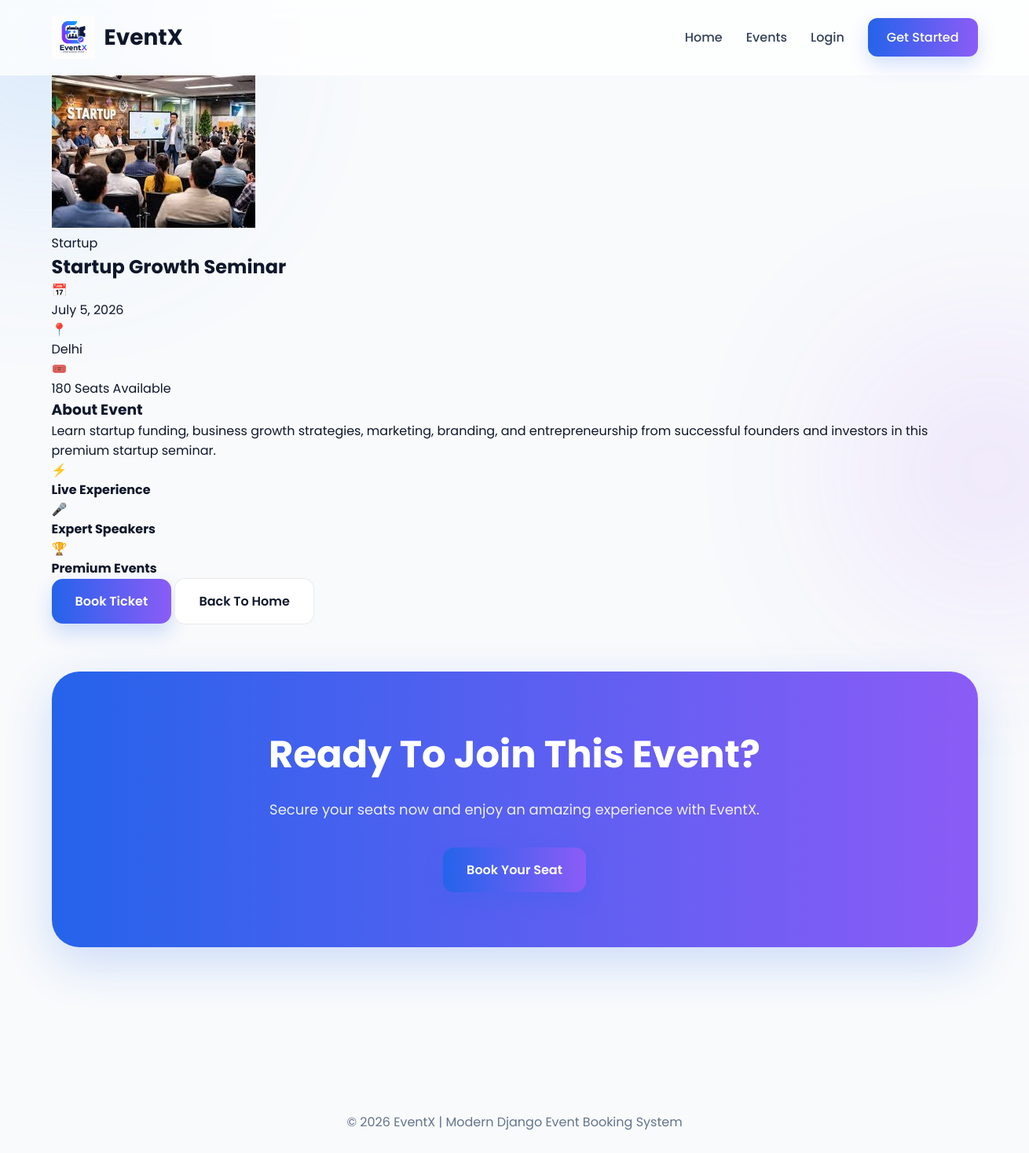
The app's page /event/3/ with its own data.
### app/models.py (models this page shows, shortened)
class Event(models.Model):
    title = models.CharField(max_length=200)
    description = models.TextField()
    image = models.ImageField(upload_to='events/')
    date = models.DateField()
    location = models.CharField(max_length=200)
    category = models.CharField(max_length=100)
    total_seats = models.IntegerField(default=100)
    created_at = models.DateTimeField(auto_now_add=True)

### app/views.py (the view)
def event_detail(request, id):
    event = get_object_or_404(Event, id=id)
    context = {
        'event': event
    }
    return render(request, 'event_detail.html', context)

### templates/event_detail.html (shortened to what this page needs)
{% extends 'base.html' %}
{% block content %}
<div class="blur2"></div>
<section class="detail-section container">
    <div class="detail-card">
        <div class="detail-image">
            {% if event.image %}
            <img src="{{ event.image.url }}"
                alt="{{ event.title }}">
            {% else %}
            <img src="https://images.unsplash.com/photo-1511578314322-379afb476865?q=80&w=1200&auto=format&fit=crop"
                alt="event-image">
            {% endif %}
        </div>
        <div class="detail-content">
            <span class="detail-category">
                {{ event.category }}
            </span>
            <h1>
                {{ event.title }}
            </h1>
            <div class="detail-info">
                <div class="info-item">
                    <span>
                        📅
                    </span>
                    <p>
                        {{ event.date }}
                    </p>
                </div>
                <div class="info-item">
                    <span>
                        📍
                    </span>
                    <p>
                        {{ event.location }}
                    </p>
                </div>
                <div class="info-item">
                    <span>
                        🎟️
                    </span>
                    <p>
                        {{ event.total_seats }} Seats Available
                    </p>
                </div>
            </div>
            <div class="detail-description">
                <h3>
                    About Event
                </h3>
                <p>
                    {{ event.description }}
                </p>
            </div>
            <div class="event-features">
                <div class="feature-box">
                    <span>
                        ⚡
                    </span>
                    <h4>
                        Live Experience
                    </h4>
                </div>
                <div class="feature-box">
                    <span>
                        🎤
                    </span>
                    <h4>
                        Expert Speakers
                    </h4>
                </div>
                <div class="feature-box">
                    <span>
                        🏆
                    </span>
                    <h4>
                        Premium Events
                    </h4>
                </div>
            </div>
            <div class="detail-buttons">
                <a href="{% url 'booking_page' event.id %}"
                    class="btn-primary">
                    Book Ticket
                </a>
                <a href="/"
                    class="btn-secondary">
                    Back To Home
                </a>
            </div>
        </div>
    </div>
</section>
<section class="cta-section container">
    <div class="cta-box">
        <h2>
            Ready To Join This Event?
        </h2>
        <p>
            Secure your seats now and enjoy an amazing experience with EventX.
        </p>
        <a href="{% url 'booking_page' event.id %}"
            class="btn-primary">
            Book Your Seat
        </a>
    </div>
</section>
{% endblock %}

### pro/static/css/style.css (style rules this page uses)
* { margin:0; padding:0; box-sizing:border-box; font-family:'Poppins',sans-serif; }
html { scroll-behavior:smooth; }
body { background:#f8fafc; color:#0f172a; overflow-x:hidden; position:relative; }
.container { width:90%; max-width:1300px; margin:auto; }
.blur2 { position:absolute; width:300px; height:300px; background:#a855f7; border-radius:50%; filter:blur(130px); right:-100px; top:450px; opacity:0.18; z-index:-1; }
.btn-primary, .btn-secondary { padding:16px 30px; border-radius:14px; text-decoration:none; font-weight:600; transition:0.4s; display:inline-flex; align-items:center; justify-content:center; }
.btn-primary { background:linear-gradient(to right,#2563eb,#8b5cf6); color:white; box-shadow:0 12px 25px rgba(37,99,235,0.20); }
.btn-secondary { background:white; color:#0f172a; border:1px solid rgba(0,0,0,0.08); }
.cta-section { padding:60px 0 100px; }
.cta-box { background:linear-gradient(to right,#2563eb,#8b5cf6); color:white; padding:70px 40px; border-radius:35px; text-align:center; box-shadow:0 20px 60px rgba(37,99,235,0.20); }
.cta-box h2 { font-size:48px; margin-bottom:20px; }
.cta-box p { font-size:18px; margin-bottom:35px; opacity:0.9; }

### records on screen
Event: image (picture), category "Startup", title "Startup Growth Seminar", date "July 5, 2026", location "Delhi", total_seats "180", description "Learn startup funding, business growth strategies, marketing, branding, and entrepreneurship from successful founders and investors in this premium startup seminar."
